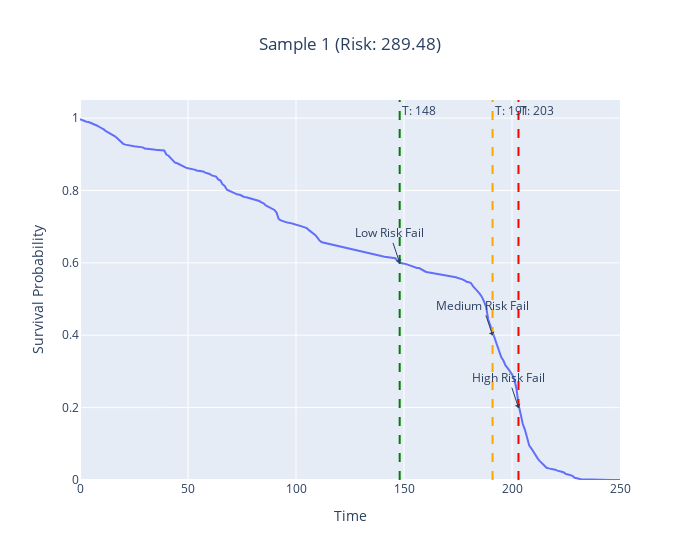
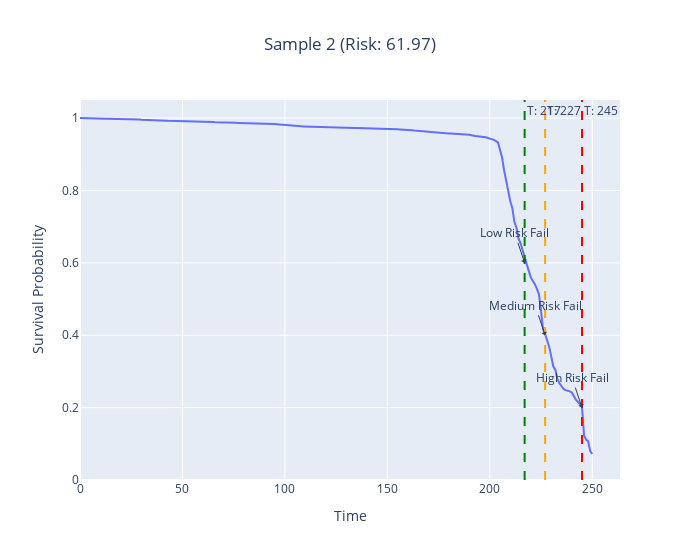
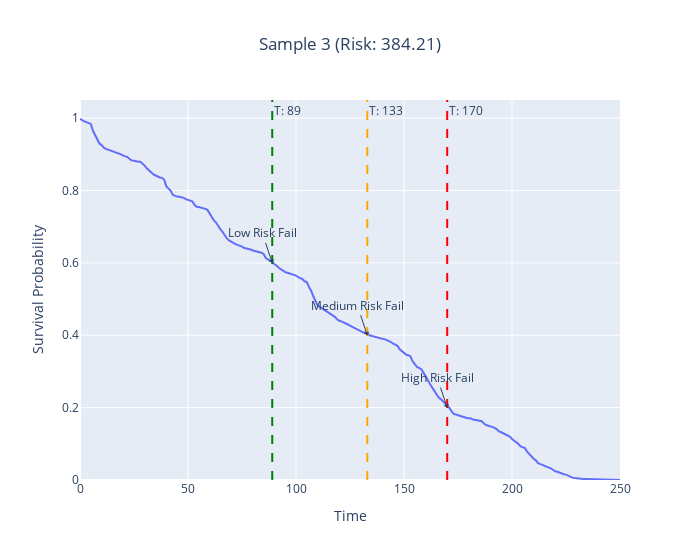
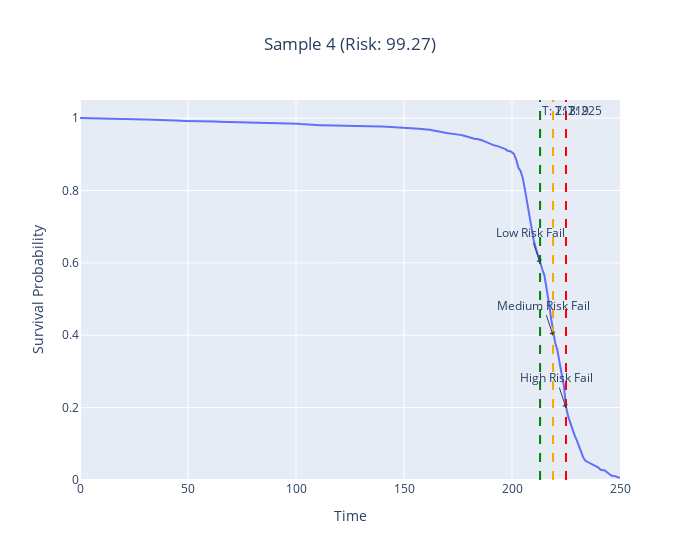

Source (notebook cell) for these figures, in order:
### Code cell
# def plot_survival_curve(testing_data, title):
#     fig, ax = plt.subplots(figsize=(15, 8))
#     survival = rsf.predict_survival_function(testing_data, return_array=True).flatten()
#     risk = rsf.predict(testing_data)
#     hazard = rsf.predict_cumulative_hazard_function(testing_data)
#     print(f'   Risk: {risk}')

#     times = np.arange(len(survival))

#     plt.plot(times, survival, lw=2, label='Survival Curve')

#     thresholds = [0.6, 0.4, 0.2]
#     colors = ['green', 'orange', 'red']
#     labels = ['Low Risk Fail', 'Medium Risk Fail', 'High Risk Fail']

#     for threshold, color, label in zip(thresholds, colors, labels):
#         exceeds_threshold = np.where(survival > threshold)[0]
#         if len(exceeds_threshold) > 0:
#             max_exceeds_threshold = exceeds_threshold[-1]
#             plt.axvline(x=max_exceeds_threshold, color=color, linestyle='--', linewidth=2, label=label)
#             annotate_time = times[max_exceeds_threshold]
#             plt.annotate(f'   T: {annotate_time}', xy=(annotate_time, threshold),
#                          xytext=(annotate_time, threshold - 0.1),
#                          arrowprops=dict(facecolor='black', arrowstyle='->'))
#             plt.xlabel('Time')
#             plt.ylabel('Survival Probability')

#     plt.legend(fontsize=12)
#     plt.title(title, fontsize=15)  # Set the provided title
#     plt.ylim(0, 1.05)
#     plt.show()
#     threshold_times = []
#     for threshold in thresholds:
#         exceeds_threshold = np.where(survival > threshold)[0]
#         if len(exceeds_threshold) > 0:
#             max_exceeds_threshold = exceeds_threshold[-1]
#             annotate_time = times[max_exceeds_threshold]
#             threshold_times.append(annotate_time)
#         else:
#             threshold_times.append(None)

#     return threshold_times

# # Create a list to collect the annotated times for each row
# annotated_times = []

# # Iterate over the rows in random_samples
# for i, (_, row) in enumerate(random_samples.iterrows()):
#     testing_data = np.array([row])  # Convert the row to a 2D array for prediction
#     title = f"Sample {i+1}"  # Set the title for each sample plot
#     threshold_times = plot_survival_curve(testing_data, title)
#     annotated_times.append(threshold_times)

# # Create the DataFrame from the collected annotated times
# df_annotated_times = pd.DataFrame(annotated_times, columns=['Low Risk', 'Medium Risk', 'High Risk'])
# df_annotated_times = df_annotated_times.set_index(samples.index)  # Set the index to match 'samples'

# # Merge the 'samples' DataFrame and 'df_annotated_times' DataFrame based on their indices
# samples_predicted = pd.merge(samples, df_annotated_times, left_index=True, right_index=True)
# samples_predicted

import plotly.graph_objects as go

def plot_survival_curve(testing_data, title):
    survival = rsf.predict_survival_function(testing_data, return_array=True).flatten()
    risk = rsf.predict(testing_data)
    times = np.arange(len(survival))

    fig = go.Figure()
    fig.add_trace(go.Scatter(x=times, y=survival, mode='lines', name='Survival Curve'))

    thresholds = [0.6, 0.4, 0.2]
    colors = ['green', 'orange', 'red']
    labels = ['Low Risk Fail', 'Medium Risk Fail', 'High Risk Fail']

    for threshold, color, label in zip(thresholds, colors, labels):
        exceeds_threshold = np.where(survival > threshold)[0]
        if len(exceeds_threshold) > 0:
            max_exceeds_threshold = exceeds_threshold[-1]
            annotate_time = times[max_exceeds_threshold]
            fig.add_vline(x=annotate_time, line_color=color, line_dash='dash', annotation_text=f'T: {annotate_time}')
            fig.add_annotation(x=annotate_time, y=threshold, text=label, showarrow=True, arrowhead=1)

    fig.update_layout(
        title=f'{title} (Risk: {risk[0]:.2f})',
        xaxis_title='Time',
        yaxis_title='Survival Probability',
        yaxis_range=[0, 1.05],
        title_x=0.5,
        title_xanchor='center',
        width=700
    )

    fig.show()

    threshold_times = []
    for threshold in thresholds:
        exceeds_threshold = np.where(survival > threshold)[0]
        if len(exceeds_threshold) > 0:
            max_exceeds_threshold = exceeds_threshold[-1]
            annotate_time = times[max_exceeds_threshold]
            threshold_times.append(annotate_time)
        else:
            threshold_times.append(None)

    return threshold_times

# Create a list to collect the annotated times for each row
annotated_times = []

# Iterate over the rows in random_samples
for i, (_, row) in enumerate(random_samples.iterrows()):
    testing_data = np.array([row])  # Convert the row to a 2D array for prediction
    title = f"Sample {i+1}"  # Set the title for each sample plot
    threshold_times = plot_survival_curve(testing_data, title)
    annotated_times.append(threshold_times)

# Create the DataFrame from the collected annotated times
df_annotated_times = pd.DataFrame(annotated_times, columns=['Low Risk', 'Medium Risk', 'High Risk'])
df_annotated_times = df_annotated_times.set_index(samples.index)  # Set the index to match 'samples'

# Merge the 'samples' DataFrame and 'df_annotated_times' DataFrame based on their indices
samples_predicted = pd.merge(samples, df_annotated_times, left_index=True, right_index=True)
samples_predicted

### Figure 1 — Plotly figure (JSON) as saved in the notebook; plotly's stock layout.template omitted (floating-point values rounded to 4 significant figures; data arrays with more than 128 entries replaced by an {"elided": "..."} marker saying what was removed)
{"data": [{"mode": "lines", "name": "Survival Curve", "type": "scatter", "x": {"elided": "251 int values"}, "y": {"elided": "251 float values"}}], "layout": {"annotations": [{"showarrow": false, "text": "T: 148", "x": 148, "xanchor": "left", "xref": "x", "y": 1, "yanchor": "top", "yref": "y domain"}, {"arrowhead": 1, "showarrow": true, "text": "Low Risk Fail", "x": 148, "y": 0.6}, {"showarrow": false, "text": "T: 191", "x": 191, "xanchor": "left", "xref": "x", "y": 1, "yanchor": "top", "yref": "y domain"}, {"arrowhead": 1, "showarrow": true, "text": "Medium Risk Fail", "x": 191, "y": 0.4}, {"showarrow": false, "text": "T: 203", "x": 203, "xanchor": "left", "xref": "x", "y": 1, "yanchor": "top", "yref": "y domain"}, {"arrowhead": 1, "showarrow": true, "text": "High Risk Fail", "x": 203, "y": 0.2}], "shapes": [{"line": {"color": "green", "dash": "dash"}, "type": "line", "x0": 148, "x1": 148, "xref": "x", "y0": 0, "y1": 1, "yref": "y domain"}, {"line": {"color": "orange", "dash": "dash"}, "type": "line", "x0": 191, "x1": 191, "xref": "x", "y0": 0, "y1": 1, "yref": "y domain"}, {"line": {"color": "red", "dash": "dash"}, "type": "line", "x0": 203, "x1": 203, "xref": "x", "y0": 0, "y1": 1, "yref": "y domain"}], "title": {"text": "Sample 1 (Risk: 289.48)", "x": 0.5, "xanchor": "center"}, "width": 700, "xaxis": {"title": {"text": "Time"}}, "yaxis": {"range": [0, 1.05], "title": {"text": "Survival Probability"}}}}

### Figure 2 — Plotly figure (JSON) as saved in the notebook; plotly's stock layout.template omitted (floating-point values rounded to 4 significant figures; data arrays with more than 128 entries replaced by an {"elided": "..."} marker saying what was removed)
{"data": [{"mode": "lines", "name": "Survival Curve", "type": "scatter", "x": {"elided": "251 int values"}, "y": {"elided": "251 float values"}}], "layout": {"annotations": [{"showarrow": false, "text": "T: 217", "x": 217, "xanchor": "left", "xref": "x", "y": 1, "yanchor": "top", "yref": "y domain"}, {"arrowhead": 1, "showarrow": true, "text": "Low Risk Fail", "x": 217, "y": 0.6}, {"showarrow": false, "text": "T: 227", "x": 227, "xanchor": "left", "xref": "x", "y": 1, "yanchor": "top", "yref": "y domain"}, {"arrowhead": 1, "showarrow": true, "text": "Medium Risk Fail", "x": 227, "y": 0.4}, {"showarrow": false, "text": "T: 245", "x": 245, "xanchor": "left", "xref": "x", "y": 1, "yanchor": "top", "yref": "y domain"}, {"arrowhead": 1, "showarrow": true, "text": "High Risk Fail", "x": 245, "y": 0.2}], "shapes": [{"line": {"color": "green", "dash": "dash"}, "type": "line", "x0": 217, "x1": 217, "xref": "x", "y0": 0, "y1": 1, "yref": "y domain"}, {"line": {"color": "orange", "dash": "dash"}, "type": "line", "x0": 227, "x1": 227, "xref": "x", "y0": 0, "y1": 1, "yref": "y domain"}, {"line": {"color": "red", "dash": "dash"}, "type": "line", "x0": 245, "x1": 245, "xref": "x", "y0": 0, "y1": 1, "yref": "y domain"}], "title": {"text": "Sample 2 (Risk: 61.97)", "x": 0.5, "xanchor": "center"}, "width": 700, "xaxis": {"title": {"text": "Time"}}, "yaxis": {"range": [0, 1.05], "title": {"text": "Survival Probability"}}}}

### Figure 3 — Plotly figure (JSON) as saved in the notebook; plotly's stock layout.template omitted (floating-point values rounded to 4 significant figures; data arrays with more than 128 entries replaced by an {"elided": "..."} marker saying what was removed)
{"data": [{"mode": "lines", "name": "Survival Curve", "type": "scatter", "x": {"elided": "251 int values"}, "y": {"elided": "251 float values"}}], "layout": {"annotations": [{"showarrow": false, "text": "T: 89", "x": 89, "xanchor": "left", "xref": "x", "y": 1, "yanchor": "top", "yref": "y domain"}, {"arrowhead": 1, "showarrow": true, "text": "Low Risk Fail", "x": 89, "y": 0.6}, {"showarrow": false, "text": "T: 133", "x": 133, "xanchor": "left", "xref": "x", "y": 1, "yanchor": "top", "yref": "y domain"}, {"arrowhead": 1, "showarrow": true, "text": "Medium Risk Fail", "x": 133, "y": 0.4}, {"showarrow": false, "text": "T: 170", "x": 170, "xanchor": "left", "xref": "x", "y": 1, "yanchor": "top", "yref": "y domain"}, {"arrowhead": 1, "showarrow": true, "text": "High Risk Fail", "x": 170, "y": 0.2}], "shapes": [{"line": {"color": "green", "dash": "dash"}, "type": "line", "x0": 89, "x1": 89, "xref": "x", "y0": 0, "y1": 1, "yref": "y domain"}, {"line": {"color": "orange", "dash": "dash"}, "type": "line", "x0": 133, "x1": 133, "xref": "x", "y0": 0, "y1": 1, "yref": "y domain"}, {"line": {"color": "red", "dash": "dash"}, "type": "line", "x0": 170, "x1": 170, "xref": "x", "y0": 0, "y1": 1, "yref": "y domain"}], "title": {"text": "Sample 3 (Risk: 384.21)", "x": 0.5, "xanchor": "center"}, "width": 700, "xaxis": {"title": {"text": "Time"}}, "yaxis": {"range": [0, 1.05], "title": {"text": "Survival Probability"}}}}

### Figure 4 — Plotly figure (JSON) as saved in the notebook; plotly's stock layout.template omitted (floating-point values rounded to 4 significant figures; data arrays with more than 128 entries replaced by an {"elided": "..."} marker saying what was removed)
{"data": [{"mode": "lines", "name": "Survival Curve", "type": "scatter", "x": {"elided": "251 int values"}, "y": {"elided": "251 float values"}}], "layout": {"annotations": [{"showarrow": false, "text": "T: 213", "x": 213, "xanchor": "left", "xref": "x", "y": 1, "yanchor": "top", "yref": "y domain"}, {"arrowhead": 1, "showarrow": true, "text": "Low Risk Fail", "x": 213, "y": 0.6}, {"showarrow": false, "text": "T: 219", "x": 219, "xanchor": "left", "xref": "x", "y": 1, "yanchor": "top", "yref": "y domain"}, {"arrowhead": 1, "showarrow": true, "text": "Medium Risk Fail", "x": 219, "y": 0.4}, {"showarrow": false, "text": "T: 225", "x": 225, "xanchor": "left", "xref": "x", "y": 1, "yanchor": "top", "yref": "y domain"}, {"arrowhead": 1, "showarrow": true, "text": "High Risk Fail", "x": 225, "y": 0.2}], "shapes": [{"line": {"color": "green", "dash": "dash"}, "type": "line", "x0": 213, "x1": 213, "xref": "x", "y0": 0, "y1": 1, "yref": "y domain"}, {"line": {"color": "orange", "dash": "dash"}, "type": "line", "x0": 219, "x1": 219, "xref": "x", "y0": 0, "y1": 1, "yref": "y domain"}, {"line": {"color": "red", "dash": "dash"}, "type": "line", "x0": 225, "x1": 225, "xref": "x", "y0": 0, "y1": 1, "yref": "y domain"}], "title": {"text": "Sample 4 (Risk: 99.27)", "x": 0.5, "xanchor": "center"}, "width": 700, "xaxis": {"title": {"text": "Time"}}, "yaxis": {"range": [0, 1.05], "title": {"text": "Survival Probability"}}}}
